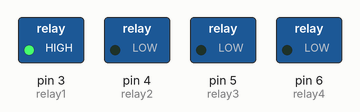
Simulated run of this sketch. Board: Arduino Uno, built with avr-gcc and run on an emulated ATmega328P. Parts: switched loads named in the sketch (green lamp = pin HIGH). What the sketch prints to the serial monitor is not drawn.

Above: at 1.0 s.
At 3.0 s:
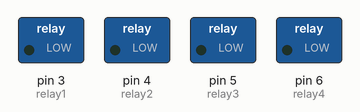
Timing chart, 0 to 5.2 s (numbered marks = the images above):
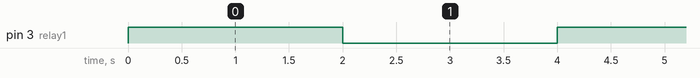

The sketch:

_4_Relay.ino
```cpp
int relay1=3;
int relay2=4;
int relay3=5;
int relay4=6;
int r1;

void setup(){
  Serial.begin(9600);
  pinMode(relay1,OUTPUT);
  pinMode(relay2,OUTPUT);
  pinMode(relay3,OUTPUT);
  pinMode(relay4,OUTPUT);
}
void loop(){

 digitalWrite( relay1, HIGH);
 Serial.print(relay1);
 delay(2000);
 digitalWrite( relay1, LOW);
 delay(2000);
  /*Serial.print("Relay1");
  Serial.println (relay1);
  delay(300);
  digitalWrite( relay1, LOW);
  delay(300);

//  digitalWrite( relay2, HIGH);
//  delay(300);
//  digitalWrite( relay2, LOW);
//  delay(300);
//
//  digitalWrite( relay3, HIGH);
//  delay(300);
//  digitalWrite( relay3, LOW);
//  delay(300);
//
//  digitalWrite( relay4, HIGH);
//  delay(300);
//  digitalWrite( relay4, LOW);
//  delay(300);
//
*/
}
```

Measured:
- by itself, pin 3 (relay1): alternates HIGH for 2.0 s and LOW for 2.0 s
